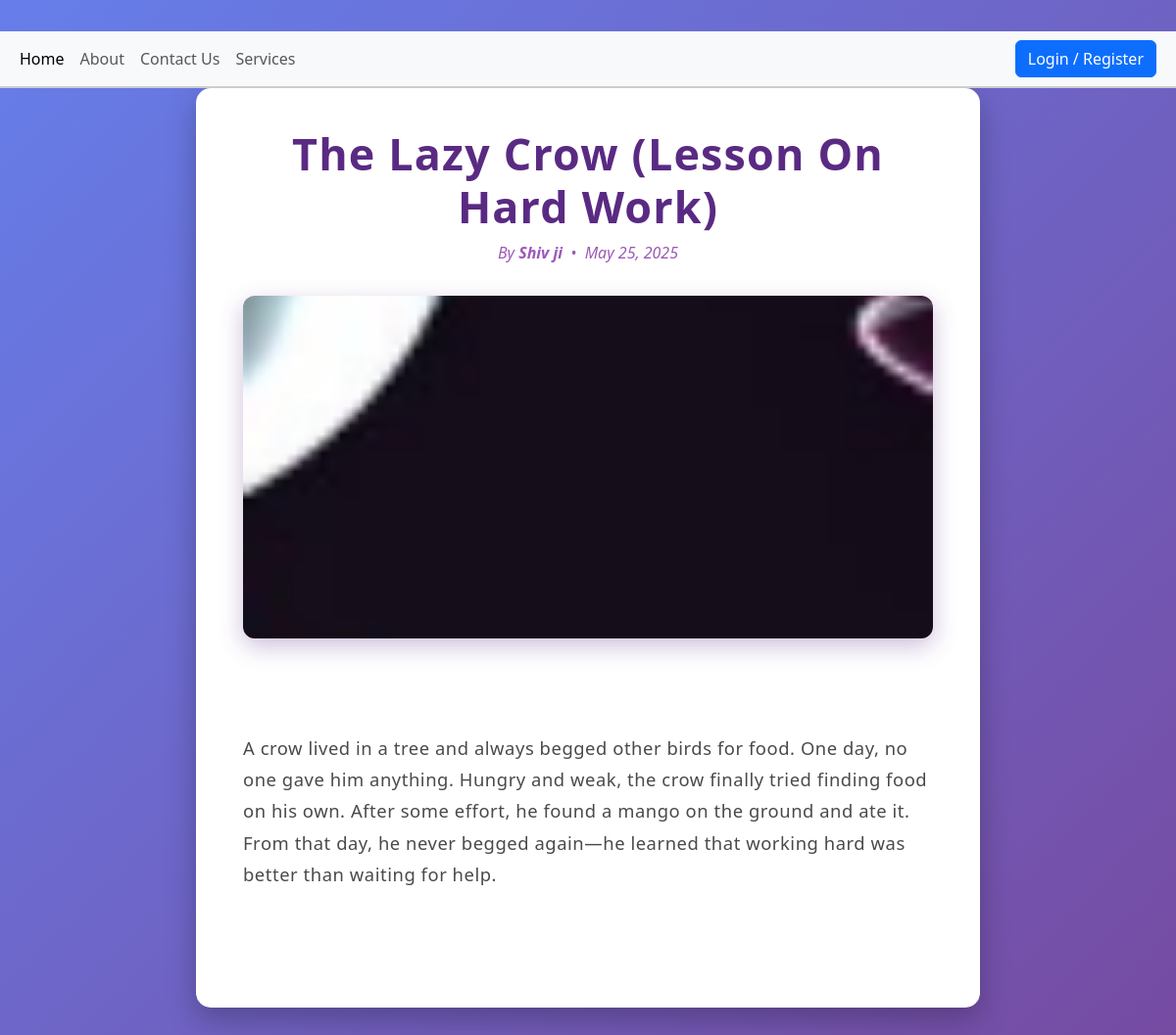
The page /post/13/ on the database its author committed.
### blog/models.py (models this page shows, shortened)
class post(models.Model):
    title = models.CharField(max_length=100)
    content = models.CharField()
    author = models.CharField(max_length=50)
    created_at = models.DateTimeField(auto_now_add=True)
    image = models.ImageField(upload_to='post_images/', blank=True, null=True)

### blog/views.py (the view)
# urls.py: path('post/<int:post_id>/', views.blog_detail, name='blog_detail'),
def blog_detail(request, post_id):
    blog_post = get_object_or_404(post, id=post_id)
    return render(request, 'blog_detail.html', {'post': blog_post})

### templates/blog_detail.html (shortened to what this page needs)
{% extends "base.html" %}
{% block body %}
<div class="blog-post-detail height=400px ">
  <h1 class="post-title">{{ post.title }}</h1>
  <div class="post-meta">
    By <strong>{{ post.author }}</strong> &nbsp;&bull;&nbsp; {{ post.created_at|date:"F d, Y" }}
  </div>
  {% if post.image %}
  <div class="post-image">
    <img src="{{ post.image.url }}" alt="{{ post.title }}" />
  </div>
  {% endif %}
  <div class="post-content">
    {{ post.content|linebreaks }}
  </div>
</div>
{% endblock body %}

### templates/base.html (shortened to what this page needs)
<!DOCTYPE html>
<html lang="en">
<head>
  <link href="https://cdn.jsdelivr.net/npm/bootstrap@5.3.3/dist/css/bootstrap.min.css" rel="stylesheet">
  <link href="https://cdn.jsdelivr.net/npm/bootstrap-icons@1.10.5/font/bootstrap-icons.css" rel="stylesheet">
<link
  href="https://cdnjs.cloudflare.com/ajax/libs/font-awesome/6.5.0/css/all.min.css"
  rel="stylesheet"
/>
</head>
<body>
<nav class="navbar navbar-expand-lg bg-body-tertiary">
  <div class="container-fluid">
    <div class="collapse navbar-collapse" id="navbarSupportedContent">
      <ul class="navbar-nav me-auto mb-2 mb-lg-0">
        <li class="nav-item">
          <a class="nav-link active" href="/">Home</a>
        </li>
        <li class="nav-item">
          <a class="nav-link" href="/#about-us">About</a>
        </li>
        <li class="nav-item">
          <a class="nav-link" href="/contact">Contact Us</a>
        </li>
        <li class="nav-item">
          <a class="nav-link" href="/#services">Services</a>
        </li>
      </ul>
       {% if user.is_authenticated %}
  <a class="btn btn-danger me-2" href="/logout">Logout</a>
{% else %}
  <a class="btn btn-primary me-2" href="/registration">Login / Register</a>
{% endif %}
    </div>
  </div>
</nav>
  {% block body %}
  {% endblock body %}
</body>
</html>

### templates/base.html (style rules this page uses)
body { background-color: lightpink; transition: background-color 0.3s, color 0.3s; }
.navbar { background-color: white; border-bottom: 2px solid #ccc; }

### templates/blog_detail.html (style rules this page uses)
body { background: linear-gradient(135deg, #667eea 0%, #764ba2 100%); font-family: 'Segoe UI', Tahoma, Geneva, Verdana, sans-serif; color: #333; min-height: 100vh; margin: 0; padding: 2rem 0; }
.blog-post-detail { background: #fff; max-width: 800px; margin: 0 auto; border-radius: 15px; box-shadow: 0 12px 30px rgba(0, 0, 0, 0.25); padding: 2.5rem 3rem; }
.post-title { font-size: 2.8rem; font-weight: 900; color: #5a2a83; margin-bottom: 0.5rem; text-align: center; text-transform: capitalize; letter-spacing: 1.2px; }
.post-meta { font-size: 1rem; color: #9b59b6; text-align: center; margin-bottom: 2rem; font-style: italic; }
.post-image img { display: block; width: 100%; max-height: 350px; object-fit: cover; border-radius: 12px; margin-bottom: 2rem; box-shadow: 0 8px 25px rgba(90, 42, 131, 0.3); }
.post-content { font-size: 1.15rem; line-height: 1.75; color: #4a4a4a; white-space: pre-wrap; letter-spacing: 0.03em; }

### rows shown on the page
post: title "The Lazy Crow (Lesson On Hard Work)", author "Shiv ji", created_at "May 25, 2025", image (picture), content "A crow lived in a tree and always begged other birds for food. One day, no one gave him anything. Hungry and weak, the crow finally tried finding food on his own. After some effort, he found a mango on the ground and ate it. From that day, he never begged again—he learned that working hard was better than waiting for help."
